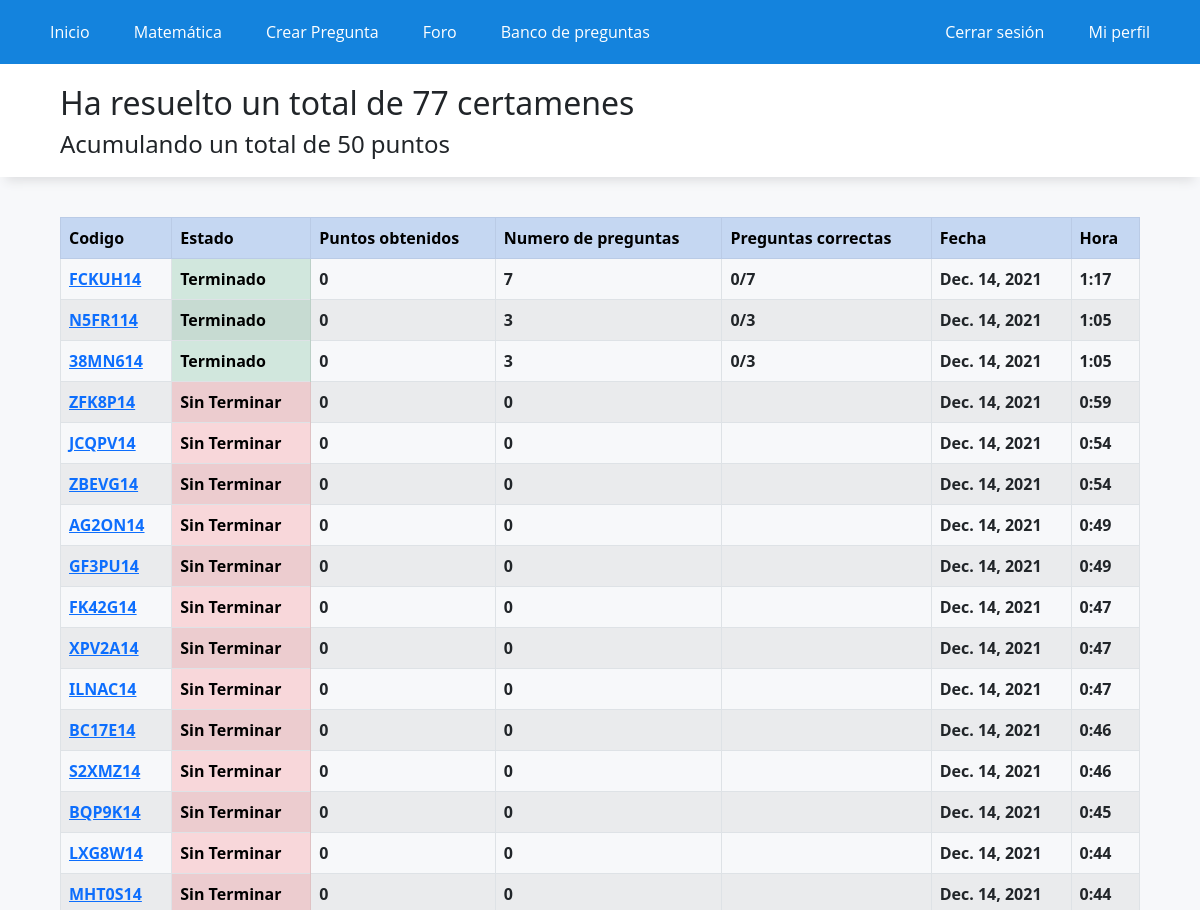
Page /historial/ (signed in, upper part) on the earlier database version.
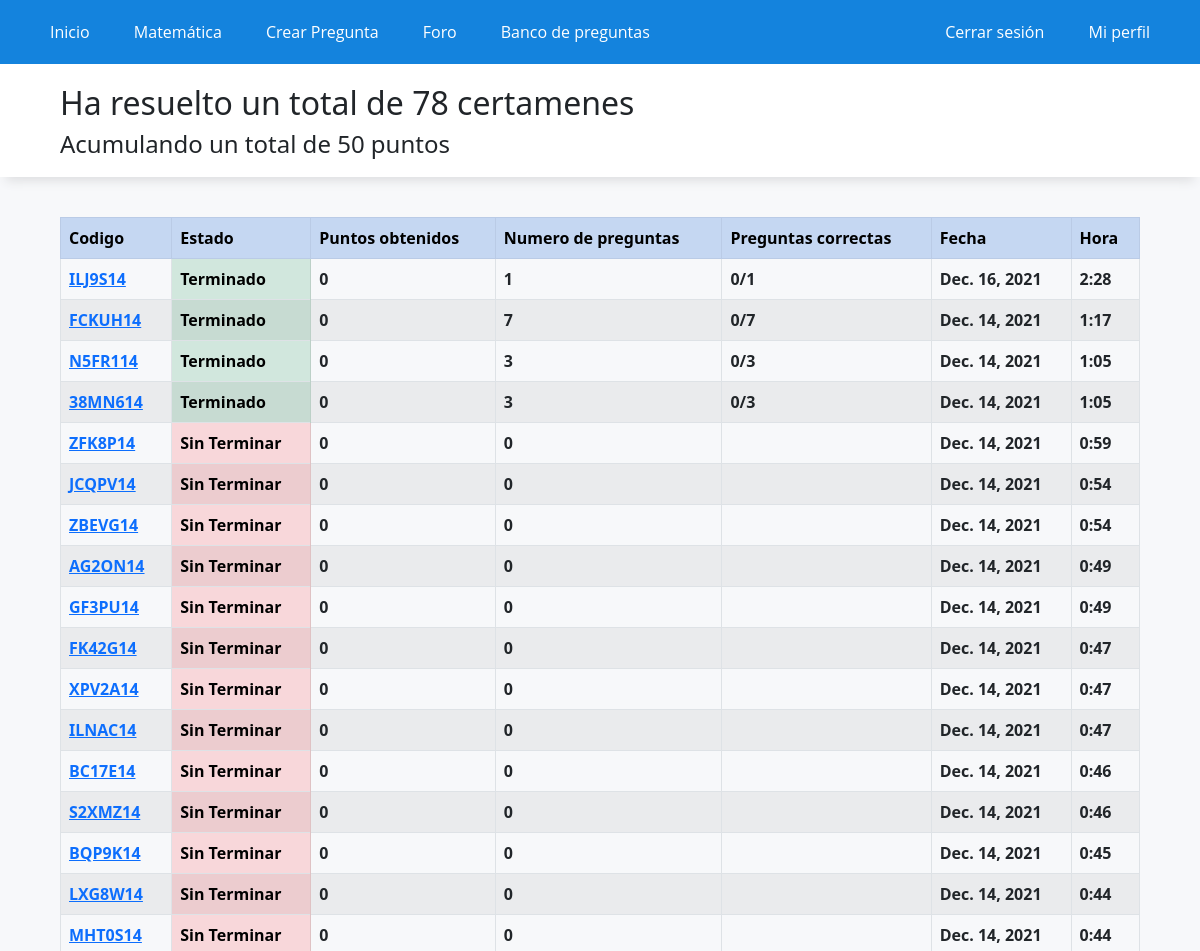
Same page on the later database version.
### WebApp/models.py (models this page shows)
class historialCertamen(models.Model):
    id_usuario = models.IntegerField()
    id_preguntas = models.CharField(max_length=300)
    fecha = models.DateField(auto_now_add=True)
    hora = models.TimeField(auto_now_add=True)
    estado = models.BooleanField(default=False)
    id_certamen = models.CharField(max_length=20, default="")
    n_preguntas = models.IntegerField(default=0)
    n_correctas = models.CharField(max_length=20, default="")
    puntos = models.IntegerField(default=0)
    alternativa_marcadas = models.CharField(max_length=100, default="")
    hora_termino = models.CharField(max_length=11, default="")

### WebApp/views.py (the view)
# urls.py: path('historial/',registro_certamenes, name="historial"),
def registro_certamenes(request):
    certamenes = historialCertamen.objects.filter(id_usuario=request.user.id).order_by('-id')
    data= {
        'puntos': profile.objects.get(name_id=request.user.id).punctuation,
        'certamenes': certamenes,
        'n_certamenes': certamenes.count(),
    }
    return render(request,'app/registro_certamenes.html',data)

### WebApp/templates/app/registro_certamenes.html (shortened to what this page needs)
{% extends 'app/base.html' %}
{% load static %}
{% block contenido %}
<div class="titulo">
    <h2>Ha resuelto un total de {{n_certamenes}} certamenes</h2>
    <h4>Acumulando un total de {{puntos}} puntos</h4>
</div>
<div class="elContenedor">
    <table class="table table-striped table-bordered">
        <tr class="table-primary">
            <th>Codigo</th>
            <th>Estado</th>
            <th>Puntos obtenidos</th>
            <th>Numero de preguntas</th>
            <th>Preguntas correctas</th>
            <th>Fecha</th>
            <th>Hora</th>
        </tr>
        {% for certamen in certamenes %}
        <tr>
            <th><a href="/certamen/?id={{certamen.id_certamen}}">{{certamen.id_certamen}}</a></th>
            {% if certamen.estado %}
            <th class="table-success">Terminado</th>
            {% else %}
            <th class="table-danger">Sin Terminar</th>
            {% endif %}
            <th>{{certamen.puntos}}</th>
            <th>{{certamen.n_preguntas}}</th>
            <th>{{certamen.n_correctas}}</th>
            <th>{{certamen.fecha}}</th>
            {% if certamen.hora.minute < 10  %}
                <th>{{certamen.hora.hour}}:0{{certamen.hora.minute}}</th>
            {% else %}
                <th>{{certamen.hora.hour}}:{{certamen.hora.minute}}</th>
            {% endif %}
        </tr>
        {% endfor %}
    </table>
</div>
{% endblock %}

### WebApp/templates/app/base.html (shortened to what this page needs)
<!DOCTYPE html>
<html lang="es">
<head>
    {% load static %}
    <link rel="stylesheet" href="https://use.fontawesome.com/releases/v5.6.3/css/all.css">
    <link href="https://cdn.jsdelivr.net/npm/bootstrap@5.1.3/dist/css/bootstrap.min.css" rel="stylesheet"
>
    <link rel="stylesheet" href="{% static 'app/css/styles.css' %}">
    <link rel="stylesheet" href="https://cdnjs.cloudflare.com/ajax/libs/mathquill/0.10.1/mathquill.css" />
    <link rel="stylesheet" href="https://cdn.jsdelivr.net/npm/katex@0.15.1/dist/katex.min.css">
</head>
<body>
    <header>
        <nav class="navegacion">
            <ul class="menu">
                <li><a href="{% url 'home' %}">Inicio</a></li>
                {% if user.is_authenticated %}
                <li><a class="mat">Matemática</a>
                </li>
                <li><a href="{% url 'crearPregunta' %}">Crear Pregunta</a></li>
                <li><a href="{% url 'foro1' %}">Foro</a></li>
                <li><a href="{% url 'banco-preguntas' %}">Banco de preguntas</a></li>
                {% endif %}
            </ul>
            <ul>
                {% if user.is_authenticated %}
                <li><a href="{% url 'logout' %}">Cerrar sesión</a></li>
                <li><a href="{% url 'mi_perfil' %}">Mi perfil</a></li>
                {% else %}
                <li><a href="{% url 'iniciar_sesion' %}">Iniciar sesión</a></li>
                <li><a href="{% url 'registrarse' %}">Registrarse</a></li>
                {% endif %}
            </ul>
        </nav>
    </header>
    {% if user.is_authenticated %}
    <div id="contenido">
        {% block contenido%}
        {% endblock %}
    </div>
    {% else %}
    <div id="contenido">
        <h1>Por Favor, inicia sesión para poder acceder al contenido :)</h1>
    </div>
    {% endif %}
</body>
</html>

### WebApp/static/app/css/styles.css (style rules this page uses)
* { margin: 0; padding: 0; -webkit-box-sizing: border-box; -moz-box-sizing: border-box; box-sizing: border-box; }
body { background: rgb(247,248,250); }
.navegacion { display: flex; justify-content: space-between; width: 100%; padding-inline: 30px; margin: auto; background: #1483dd; }
.navegacion ul { list-style: none; margin: 0; padding: 0; }
.navegacion > ul >li { position: relative; display: inline-block; }
.navegacion > ul > li > a { display: block; padding: 20px 20px; color: white; font-family: 'Open Sans', sans-serif; text-decoration: none; }
.mat { color: white; }
#contenido { width: 100%; padding-top: 0px; padding-bottom: 50px; margin:auto; }
.titulo { box-shadow: 0px 10px 10px -6px rgb(222,223,225); background-color: white; padding-top: 20px; padding-bottom: 10px; padding-left: 5%; margin-bottom: 40px; width: 100%; }
.elContenedor { width: 90%; padding-top: 0px; margin:auto; }

Differences in the rows shown:
added historialCertamen: id_certamen "ILJ9S14", estado "Terminado", puntos "0", n_preguntas "1", n_correctas "0/1", fecha "Dec. 16, 2021", hora.hour "2", hora.minute "28"
Other differences:
{{ n_certamenes }}: "77" → "78"
